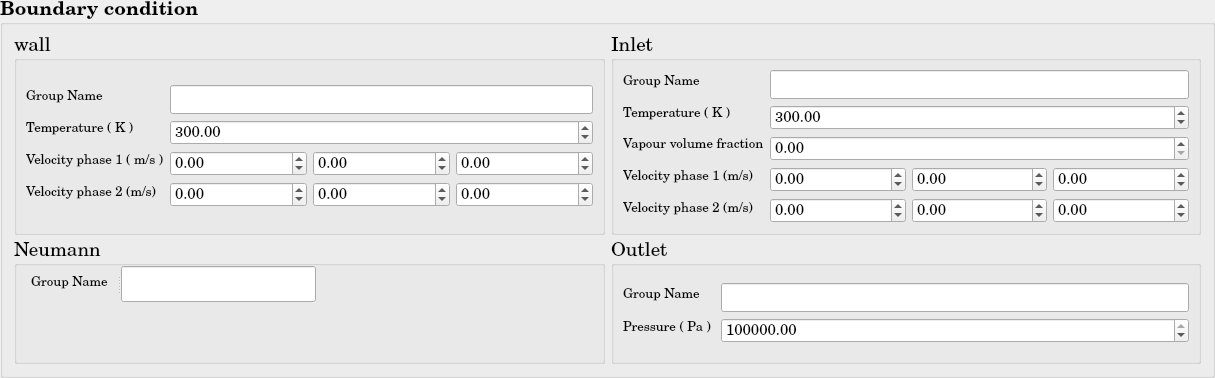
   <widget class="QGroupBox" name="FEqs_BoundaryConditionGroup">
    <property name="geometry">
     <rect>
      <x>37</x>
      <y>415</y>
      <width>1215</width>
      <height>378</height>
     </rect>
    </property>
    <property name="font">
     <font>
      <family>Century Schoolbook L</family>
      <pointsize>14</pointsize>
      <weight>75</weight>
      <bold>true</bold>
     </font>
    </property>
    <property name="title">
     <string>Boundary condition</string>
    </property>
    <layout class="QGridLayout" name="gridLayout_20">
     <item row="0" column="0">
      <layout class="QGridLayout" name="FEqs_BoundaryConditionGroupgridLayout">
       <item row="0" column="0">
        <widget class="QGroupBox" name="FEqs_BoundaryCondition_Wall_Group">
         <property name="font">
          <font>
           <family>Century Schoolbook L</family>
           <pointsize>14</pointsize>
           <weight>50</weight>
           <bold>false</bold>
          </font>
         </property>
         <property name="title">
          <string>wall</string>
         </property>
         <layout class="QGridLayout" name="gridLayout_22">
          <item row="0" column="0">
           <layout class="QHBoxLayout" name="FEqs_BoundaryCondition_Wall_Layout">
            <item>
             <layout class="QVBoxLayout" name="FEqs_BoundaryCondition_Wall_vLayout_2">
              <item>
               <widget class="QLabel" name="FEqs_BC_Wall_GroupName">
                <property name="text">
                 <string>&lt;html&gt;&lt;head/&gt;&lt;body&gt;&lt;p&gt;&lt;span style=&quot; font-size:10pt;&quot;&gt;Group Name&lt;/span&gt;&lt;/p&gt;&lt;/body&gt;&lt;/html&gt;</string>
                </property>
               </widget>
              </item>
              <item>
               <widget class="QLabel" name="FEqs_BC_Wall_Temperature">
                <property name="text">
                 <string>&lt;html&gt;&lt;head/&gt;&lt;body&gt;&lt;p&gt;&lt;span style=&quot; font-size:10pt;&quot;&gt;Temperature ( K )&lt;/span&gt;&lt;/p&gt;&lt;/body&gt;&lt;/html&gt;</string>
                </property>
               </widget>
              </item>
              <item>
               <widget class="QLabel" name="FEqs_BC_Wall_VelocityP1">
                <property name="text">
                 <string>&lt;html&gt;&lt;head/&gt;&lt;body&gt;&lt;p&gt;&lt;span style=&quot; font-size:10pt;&quot;&gt;Velocity phase 1 ( m/s )&lt;/span&gt;&lt;/p&gt;&lt;/body&gt;&lt;/html&gt;</string>
                </property>
               </widget>
              </item>
              <item>
               <widget class="QLabel" name="FEqs_BC_Wall_VelocityP2">
                <property name="text">
                 <string>&lt;html&gt;&lt;head/&gt;&lt;body&gt;&lt;p&gt;&lt;span style=&quot; font-size:10pt;&quot;&gt;Velocity phase 2 (m/s)&lt;/span&gt;&lt;/p&gt;&lt;/body&gt;&lt;/html&gt;</string>
                </property>
               </widget>
              </item>
             </layout>
            </item>
            <item>
             <layout class="QVBoxLayout" name="FEqs_BoundaryCondition_Wall_vLayout">
              <item>
               <widget class="QLineEdit" name="FEqs_BC_Wall_GroupName_lineEdit"/>
              </item>
              <item>
               <widget class="QDoubleSpinBox" name="FEqs_BC_Wall_Temperature_doubleSpinBox">
                <property name="font">
                 <font>
                  <pointsize>11</pointsize>
                 </font>
                </property>
                <property name="maximum">
                 <double>999999999.990000009536743</double>
                </property>
                <property name="value">
                 <double>300.000000000000000</double>
                </property>
               </widget>
              </item>
              <item>
               <layout class="QHBoxLayout" name="FEqs_BC_Wall_VelocityP1Layout">
                <item>
                 <widget class="QDoubleSpinBox" name="FEqs_BC_Wall_VelocityP1_1d_doubleSpinBox">
                  <property name="font">
                   <font>
                    <pointsize>11</pointsize>
                   </font>
                  </property>
                  <property name="minimum">
                   <double>-1000000000.000000000000000</double>
                  </property>
                  <property name="maximum">
                   <double>1000000000.000000000000000</double>
                  </property>
                 </widget>
                </item>
                <item>
                 <widget class="QDoubleSpinBox" name="FEqs_BC_Wall_VelocityP1_2d_doubleSpinBox">
                  <property name="font">
                   <font>
                    <pointsize>11</pointsize>
                   </font>
                  </property>
                  <property name="minimum">
                   <double>-1000000000.000000000000000</double>
                  </property>
                  <property name="maximum">
                   <double>1000000000.000000000000000</double>
                  </property>
                 </widget>
                </item>
                <item>
                 <widget class="QDoubleSpinBox" name="FEqs_BC_Wall_VelocityP1_3d_doubleSpinBox">
                  <property name="font">
                   <font>
                    <pointsize>11</pointsize>
                   </font>
                  </property>
                  <property name="minimum">
                   <double>-1000000000.000000000000000</double>
                  </property>
                  <property name="maximum">
                   <double>1000000000.000000000000000</double>
                  </property>
                 </widget>
                </item>
               </layout>
              </item>
              <item>
               <layout class="QHBoxLayout" name="FEqs_BC_Wall_vLayout">
                <item>
                 <widget class="QDoubleSpinBox" name="FEqs_BC_Wall_VelocityP2_1d_doubleSpinBox">
                  <property name="font">
                   <font>
                    <pointsize>11</pointsize>
                   </font>
                  </property>
                  <property name="minimum">
                   <double>-1000000000.000000000000000</double>
                  </property>
                  <property name="maximum">
                   <double>1000000000.000000000000000</double>
                  </property>
                 </widget>
                </item>
                <item>
                 <widget class="QDoubleSpinBox" name="FEqs_BC_Wall_VelocityP2_2d_doubleSpinBox">
                  <property name="font">
                   <font>
                    <pointsize>11</pointsize>
                   </font>
                  </property>
                  <property name="minimum">
                   <double>-1000000000.000000000000000</double>
                  </property>
                  <property name="maximum">
                   <double>1000000000.000000000000000</double>
                  </property>
                 </widget>
                </item>
                <item>
                 <widget class="QDoubleSpinBox" name="FEqs_BC_Wall_VelocityP2_3d_doubleSpinBox">
                  <property name="font">
                   <font>
                    <pointsize>11</pointsize>
                   </font>
                  </property>
                  <property name="minimum">
                   <double>-1000000000.000000000000000</double>
                  </property>
                  <property name="maximum">
                   <double>1000000000.000000000000000</double>
                  </property>
                 </widget>
                </item>
               </layout>
              </item>
             </layout>
            </item>
           </layout>
          </item>
         </layout>
        </widget>
       </item>
       <item row="0" column="1">
        <widget class="QGroupBox" name="FEqs_BoundaryCondition_Inlet_Group">
         <property name="font">
          <font>
           <family>Century Schoolbook L</family>
           <pointsize>14</pointsize>
           <weight>50</weight>
           <bold>false</bold>
          </font>
         </property>
         <property name="title">
          <string>Inlet</string>
         </property>
         <layout class="QGridLayout" name="gridLayout_23">
          <item row="0" column="0">
           <layout class="QHBoxLayout" name="FEqs_BoundaryCondition_Inlet_Layout">
            <item>
             <layout class="QVBoxLayout" name="FEqs_BoundaryCondition_Inlet_vLayout_2">
              <item>
               <widget class="QLabel" name="FEqs_BC_Inlet_GroupName">
                <property name="text">
                 <string>&lt;html&gt;&lt;head/&gt;&lt;body&gt;&lt;p&gt;&lt;span style=&quot; font-size:10pt;&quot;&gt;Group Name&lt;/span&gt;&lt;/p&gt;&lt;/body&gt;&lt;/html&gt;</string>
                </property>
               </widget>
              </item>
              <item>
               <widget class="QLabel" name="FEqs_BC_Inlet_Temperature">
                <property name="text">
                 <string>&lt;html&gt;&lt;head/&gt;&lt;body&gt;&lt;p&gt;&lt;span style=&quot; font-size:10pt;&quot;&gt;Temperature ( K )&lt;/span&gt;&lt;/p&gt;&lt;/body&gt;&lt;/html&gt;</string>
                </property>
               </widget>
              </item>
              <item>
               <widget class="QLabel" name="FEqs_BC_Inlet_Alpha">
                <property name="text">
                 <string>&lt;html&gt;&lt;head/&gt;&lt;body&gt;&lt;p&gt;&lt;span style=&quot; font-size:10pt;&quot;&gt;Vapour volume fraction&lt;/span&gt;&lt;/p&gt;&lt;/body&gt;&lt;/html&gt;</string>
                </property>
               </widget>
              </item>
              <item>
               <widget class="QLabel" name="FEqs_BC_Inlet_VelocityP1">
                <property name="text">
                 <string>&lt;html&gt;&lt;head/&gt;&lt;body&gt;&lt;p&gt;&lt;span style=&quot; font-size:10pt;&quot;&gt;Velocity phase 1 (m/s)&lt;/span&gt;&lt;/p&gt;&lt;/body&gt;&lt;/html&gt;</string>
                </property>
               </widget>
              </item>
              <item>
               <widget class="QLabel" name="FEqs_BC_Inlet_VelocityP2">
                <property name="text">
                 <string>&lt;html&gt;&lt;head/&gt;&lt;body&gt;&lt;p&gt;&lt;span style=&quot; font-size:10pt;&quot;&gt;Velocity phase 2 (m/s)&lt;/span&gt;&lt;/p&gt;&lt;/body&gt;&lt;/html&gt;</string>
                </property>
               </widget>
              </item>
             </layout>
            </item>
            <item>
             <layout class="QVBoxLayout" name="FEqs_BoundaryCondition_Inlet_vLayout">
              <item>
               <widget class="QLineEdit" name="FEqs_BC_Inlet_GroupName_lineEdit"/>
              </item>
              <item>
               <widget class="QDoubleSpinBox" name="FEqs_BC_Inlet_Temperature_doubleSpinBox">
                <property name="font">
                 <font>
                  <pointsize>11</pointsize>
                 </font>
                </property>
                <property name="maximum">
                 <double>999999999.990000009536743</double>
                </property>
                <property name="value">
                 <double>300.000000000000000</double>
                </property>
               </widget>
              </item>
              <item>
               <widget class="QDoubleSpinBox" name="FEqs_BC_Inlet_Alpha_doubleSpinBox">
                <property name="font">
                 <font>
                  <pointsize>11</pointsize>
                 </font>
                </property>
                <property name="maximum">
                 <double>1.000000000000000</double>
                </property>
               </widget>
              </item>
              <item>
               <layout class="QHBoxLayout" name="FEqs_BC_Inlet_VelocityP1Layout">
                <item>
                 <widget class="QDoubleSpinBox" name="FEqs_BC_Inlet_VelocityP1_1d_doubleSpinBox">
                  <property name="font">
                   <font>
                    <pointsize>11</pointsize>
                   </font>
                  </property>
                  <property name="minimum">
                   <double>-1000000000.000000000000000</double>
                  </property>
                  <property name="maximum">
                   <double>1000000000.000000000000000</double>
                  </property>
                 </widget>
                </item>
                <item>
                 <widget class="QDoubleSpinBox" name="FEqs_BC_Inlet_VelocityP1_2d_doubleSpinBox">
                  <property name="font">
                   <font>
                    <pointsize>11</pointsize>
                   </font>
                  </property>
                  <property name="minimum">
                   <double>-1000000000.000000000000000</double>
                  </property>
                  <property name="maximum">
                   <double>1000000000.000000000000000</double>
                  </property>
                 </widget>
                </item>
                <item>
                 <widget class="QDoubleSpinBox" name="FEqs_BC_Inlet_VelocityP1_3d_doubleSpinBox">
                  <property name="font">
                   <font>
                    <pointsize>11</pointsize>
                   </font>
                  </property>
                  <property name="minimum">
                   <double>-1000000000.000000000000000</double>
                  </property>
                  <property name="maximum">
                   <double>1000000000.000000000000000</double>
                  </property>
                 </widget>
                </item>
               </layout>
              </item>
              <item>
               <layout class="QHBoxLayout" name="FEqs_BC_Inlet_VelocityP2Layout">
                <item>
                 <widget class="QDoubleSpinBox" name="FEqs_BC_Inlet_VelocityP2_1d_doubleSpinBox">
                  <property name="font">
                   <font>
                    <pointsize>11</pointsize>
                   </font>
                  </property>
                  <property name="minimum">
                   <double>-1000000000.000000000000000</double>
                  </property>
                  <property name="maximum">
                   <double>1000000000.000000000000000</double>
                  </property>
                 </widget>
                </item>
                <item>
                 <widget class="QDoubleSpinBox" name="FEqs_BC_Inlet_VelocityP2_2d_doubleSpinBox">
                  <property name="font">
                   <font>
                    <pointsize>11</pointsize>
                   </font>
                  </property>
                  <property name="minimum">
                   <double>-1000000000.000000000000000</double>
                  </property>
                  <property name="maximum">
                   <double>1000000000.000000000000000</double>
                  </property>
                 </widget>
                </item>
                <item>
                 <widget class="QDoubleSpinBox" name="FEqs_BC_Inlet_VelocityP2_3d_doubleSpinBox">
                  <property name="font">
                   <font>
                    <pointsize>11</pointsize>
                   </font>
                  </property>
                  <property name="minimum">
                   <double>-1000000000.000000000000000</double>
                  </property>
                  <property name="maximum">
                   <double>1000000000.000000000000000</double>
                  </property>
                 </widget>
                </item>
               </layout>
              </item>
             </layout>
            </item>
           </layout>
          </item>
         </layout>
        </widget>
       </item>
       <item row="1" column="0">
        <widget class="QGroupBox" name="FEqs_BoundaryCondition_Neumann_Group">
         <property name="font">
          <font>
           <family>Century Schoolbook L</family>
           <pointsize>14</pointsize>
           <weight>50</weight>
           <bold>false</bold>
          </font>
         </property>
         <property name="title">
          <string>Neumann</string>
         </property>
         <widget class="QSplitter" name="FEqs_BC_Neumann_GroupNameSplitter">
          <property name="geometry">
           <rect>
            <x>17</x>
            <y>25</y>
            <width>285</width>
            <height>36</height>
           </rect>
          </property>
          <property name="orientation">
           <enum>Qt::Horizontal</enum>
          </property>
          <widget class="QLabel" name="FEqs_BC_Neumann_GroupName">
           <property name="text">
            <string>&lt;html&gt;&lt;head/&gt;&lt;body&gt;&lt;p&gt;&lt;span style=&quot; font-size:10pt;&quot;&gt;Group Name&lt;/span&gt;&lt;/p&gt;&lt;/body&gt;&lt;/html&gt;</string>
           </property>
          </widget>
          <widget class="QLineEdit" name="FEqs_BC_Neumann_GroupName_lineEdit"/>
         </widget>
        </widget>
       </item>
       <item row="1" column="1">
        <widget class="QGroupBox" name="FEqs_BoundaryCondition_Outlet_Group">
         <property name="font">
          <font>
           <family>Century Schoolbook L</family>
           <pointsize>14</pointsize>
           <weight>50</weight>
           <bold>false</bold>
          </font>
         </property>
         <property name="title">
          <string>Outlet</string>
         </property>
         <layout class="QGridLayout" name="gridLayout_21">
          <item row="0" column="0">
           <layout class="QHBoxLayout" name="FEqs_BoundaryCondition_Outlet_Layout">
            <item>
             <layout class="QVBoxLayout" name="FEqs_BoundaryCondition_Outlet_vLayout_2">
              <item>
               <widget class="QLabel" name="FEqs_BC_Outlet_GroupName">
                <property name="text">
                 <string>&lt;html&gt;&lt;head/&gt;&lt;body&gt;&lt;p&gt;&lt;span style=&quot; font-size:10pt;&quot;&gt;Group Name&lt;/span&gt;&lt;/p&gt;&lt;/body&gt;&lt;/html&gt;</string>
                </property>
               </widget>
              </item>
              <item>
               <widget class="QLabel" name="FEqs_BC_Outlet_Pressure">
                <property name="text">
                 <string>&lt;html&gt;&lt;head/&gt;&lt;body&gt;&lt;p&gt;&lt;span style=&quot; font-size:10pt;&quot;&gt;Pressure ( Pa ) &lt;/span&gt;&lt;/p&gt;&lt;/body&gt;&lt;/html&gt;</string>
                </property>
               </widget>
              </item>
             </layout>
            </item>
            <item>
             <layout class="QVBoxLayout" name="FEqs_BoundaryCondition_Outlet_vLayout">
              <item>
               <widget class="QLineEdit" name="FEqs_BC_Outlet_GroupNamelineEdit"/>
              </item>
              <item>
               <widget class="QDoubleSpinBox" name="FEqs_BC_Outlet_PressuredoubleSpinBox">
                <property name="font">
                 <font>
                  <pointsize>11</pointsize>
                 </font>
                </property>
                <property name="maximum">
                 <double>1000000000.000000000000000</double>
                </property>
                <property name="value">
                 <double>100000.000000000000000</double>
                </property>
               </widget>
              </item>
             </layout>
            </item>
           </layout>
          </item>
         </layout>
        </widget>
       </item>
      </layout>
     </item>
    </layout>
   </widget>
